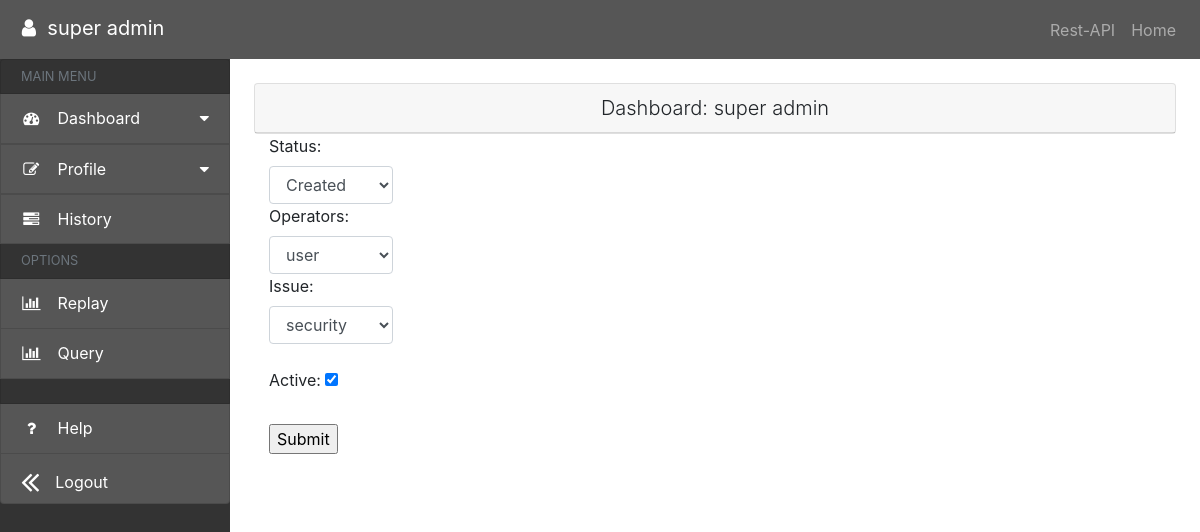
The page /ticket/edit/1 (signed in) on the database as committed earlier.
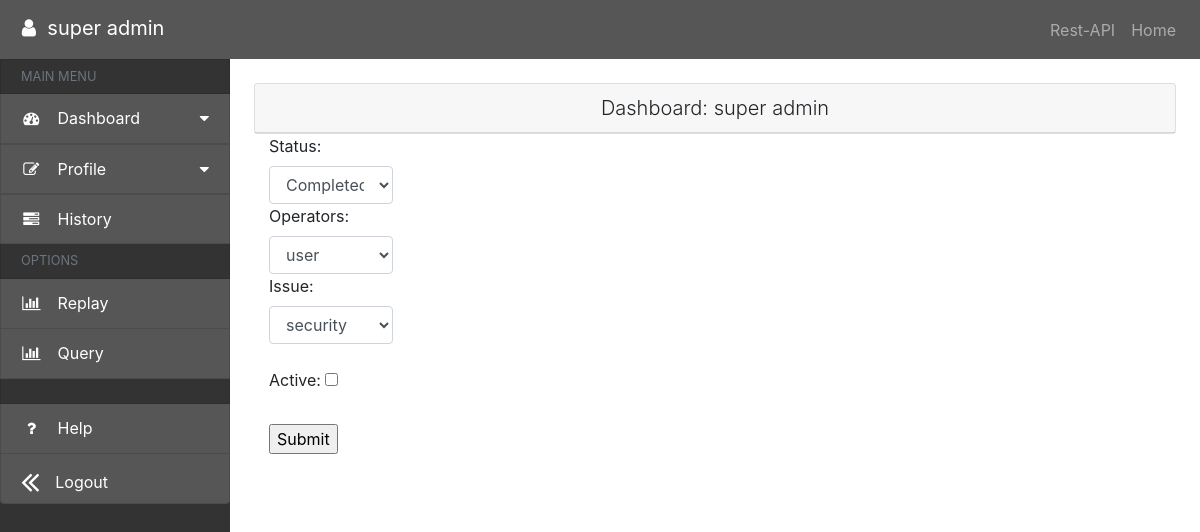
The same page on the database as committed later.
### ticket/models.py (models this page shows, shortened)
class Query(models.Model):
    subject = models.CharField(max_length=30, blank=False, verbose_name='موضوع تیکت')
    message = models.CharField(max_length=500, blank=False, verbose_name='متن تیکت')
    status = models.CharField(max_length=20, choices=enums.TicketStatuses.choices,
                              default=enums.TicketStatuses.CREATED, verbose_name='وضعیت تیکت')
    is_active = models.BooleanField(default=True, verbose_name='فعال است؟')
    create_info = models.DateTimeField(auto_now_add=True, verbose_name='تاریخ ثبت')
    slug = models.SlugField(max_length=50, unique=True, editable=False)
    user_related = models.ForeignKey('auth.User', on_delete=models.PROTECT, verbose_name='رابطه با کاربران', null=True,
                                     blank=True)
    category_related = models.ForeignKey('ticket.Category', on_delete=models.PROTECT, verbose_name='رابطه با کتگوری',
                                         null=True,
                                         blank=True)
    operator_related = models.CharField(max_length=20, default=0, verbose_name='ادمین این تیکت')
    history = HistoricalRecords()

### ticket/views.py (the view)
# urls.py: path('edit/<str:pk>', views.EditQueryCategoryView.as_view(), name='edit-query'),
class EditQueryCategoryView(LoginRequiredMixin, UpdateView):
    model = models.Query
    template_name = 'ticket/edit-query.html'
    form_class = EditQueryCategoryForm
    success_message = "Reference has been successfully"
    success_url = reverse_lazy('ticket:view-ticket')

### ticket/forms.py
class EditQueryCategoryForm(forms.ModelForm):
    class Meta:
        model = models.Query
        fields = (
            'status',
            'user_related',
            'category_related',
            'is_active',
        )
        widgets = {
            'is_active': forms.CheckboxInput,
        }
    widgets = {
        'status': forms.Select,
        'user_related': forms.Select,
        'query_related': forms.Select,
    }

### ticket/models.py (called while the page is built)
    def __str__(self):
        return self.category_name

### ticket/templates/ticket/edit-query.html (shortened to what this page needs)
{% extends 'dashboard/base.html' %}
{% load widget_tweaks %}
{% block content %}
    <div class="col p-4">
        <div class="card">
            <h5 class="card-header font-weight-light text-center">Dashboard: {{ request.user.get_full_name }}
                </div>
            <div class="col-2 center-">
                <form method="post">
                    <label for="title">Status:</label>
                    {{ form.status | add_class:'form-control' }}
                    <label for="title">Operators: </label>
                    {{ form.user_related  | add_class:'form-control' }}
                    <label for="title">Issue:</label>
                    {{ form.category_related | add_class:'form-control' }}<br>
                    <label for="title">Active:</label>
                    {{ form.is_active | add_class:'form-check-inline' }}<br><br>
                    <input type="submit" name="summit">
                </form>
            </div>
        </div>
    </div>
{% endblock %}

Rows that differ between the two databases and show on the page:
changed Query "user": status "Created" → "Completed"; is_active "☑" → "☐"
